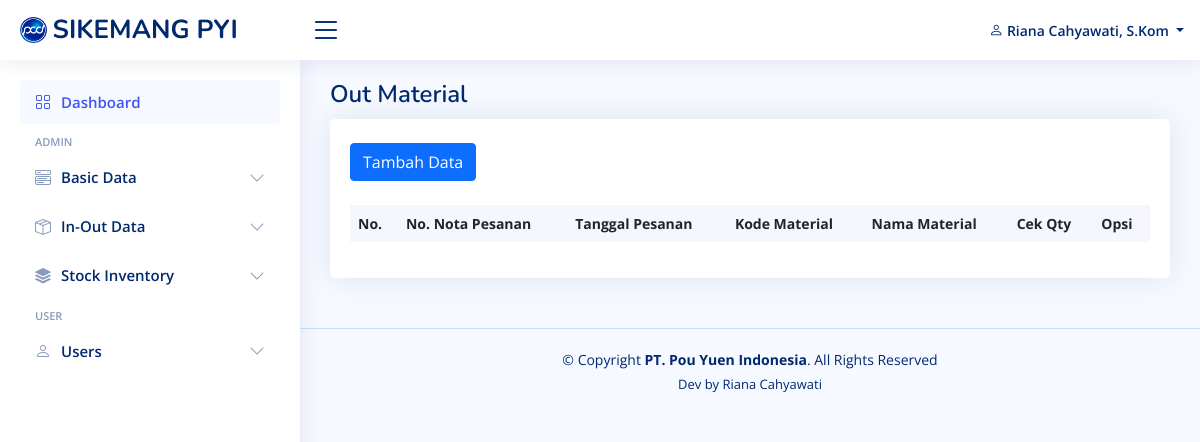
The page /view_in_out_data/out_material.php (signed in) on the database as committed earlier.
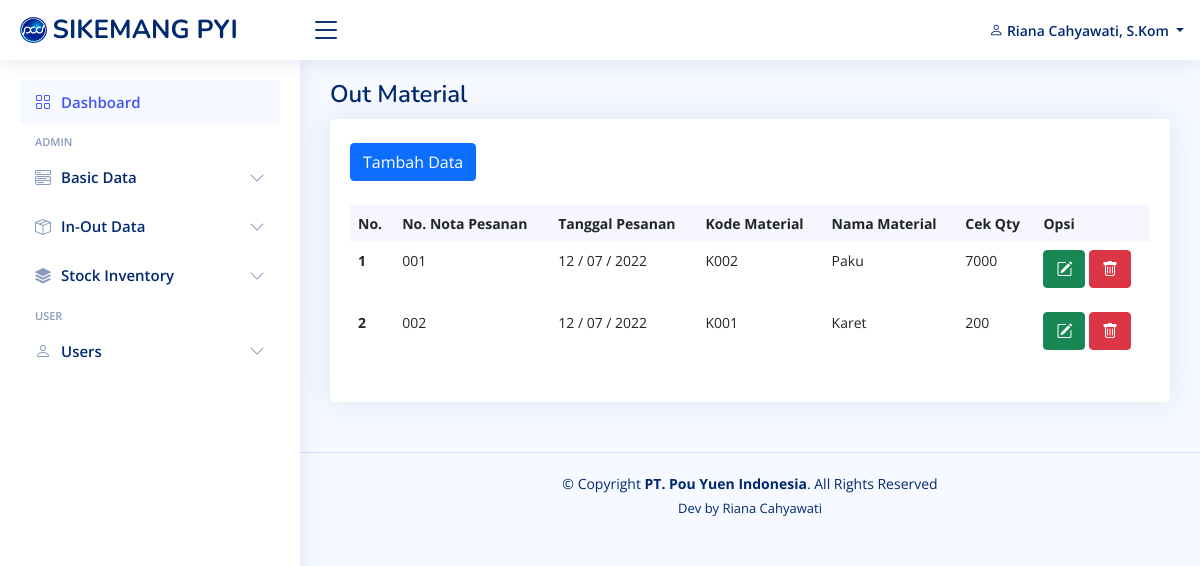
The same page on the database as committed later.
### tables this page shows
CREATE TABLE `users` (
  `id` int(11) NOT NULL,
  `nama` varchar(255) NOT NULL,
  `username` varchar(255) NOT NULL,
  `password` varchar(255) NOT NULL,
  `email` varchar(100) NOT NULL,
  `phone` varchar(100) NOT NULL,
  `alamat` varchar(255) NOT NULL,
  `role_id` int(11) NOT NULL
);

CREATE TABLE `out_material` (
  `id_out_material` int(11) NOT NULL,
  `id_ami` int(11) NOT NULL,
  `no_nota_order` varchar(200) NOT NULL,
  `date_order` date NOT NULL,
  `check_quantity_out` int(11) NOT NULL
);

CREATE TABLE `accepts_material_in` (
  `id_accept_material` int(11) NOT NULL,
  `no_nota` int(11) NOT NULL,
  `date_delivery` date NOT NULL,
  `accept_date` date NOT NULL,
  `no_delivery` int(11) NOT NULL,
  `bc_date` date NOT NULL,
  `no_item` varchar(200) NOT NULL,
  `no_po` varchar(200) NOT NULL,
  `po_quantity` varchar(255) NOT NULL,
  `material_code` varchar(200) NOT NULL,
  `material_name` varchar(255) NOT NULL,
  `supplier_code` varchar(200) NOT NULL,
  `supplier_name` varchar(255) NOT NULL,
  `check_quantity_in` int(11) NOT NULL,
  `no_bc` int(11) NOT NULL,
  `no_container` int(11) NOT NULL
);

### functions.php (called while the page is built, shortened)
<?php
$conn = mysqli_connect("localhost", "root", "", "db_pouyuen");
function query($query)
{
    global $conn;
    $result = mysqli_query($conn, $query);
    $rows = [];
    while ($row = mysqli_fetch_assoc($result)) {
        $rows[] = $row;
    }
    return $rows;
}

### view_in_out_data/out_material.php (the view)
<?php
include "../view_template/header.php";
include "../view_template/topbar.php";
include "../view_template/sidebar.php";
$out_material = query("SELECT * FROM out_material
                INNER JOIN accepts_material_in ON out_material.id_ami = accepts_material_in.id_accept_material
                ");
?>
<main id="main" class="main">
  <div class="pagetitle">
    <h1>Out Material</h1>
  </div>
  <section class="section dashboard">
    <div class="row">
      <div class="col">
        <div class="row">
          <div class="col-12">
            <div class="card recent-sales overflow-auto">
              <div class="card-body">
                <a href="out_material_add.php" class="btn btn-primary my-4">Tambah Data</a>
                <table class="table table-borderless datatable">
                  <thead>
                    <tr>
                      <th scope="col">No. </th>
                      <th scope="col">No. Nota Pesanan</th>
                      <th scope="col">Tanggal Pesanan</th>
                      <th scope="col">Kode Material</th>
                      <th scope="col">Nama Material</th>
                      <th scope="col">Cek Qty</th>
                      <th scope="col">Opsi</th>
                    </tr>
                  </thead>
                  <tbody>
                    <?php $i = 1; ?>
                    <?php foreach ($out_material as $om) : ?>
                      <tr>
                        <th scope="row"><?= $i; ?></a></th>
                        <td><?= $om["no_nota_order"]; ?></td>
                        <td><?= date('d / m / Y', strtotime($om["date_order"])); ?></td>
                        <td><?= $om["material_code"]; ?></td>
                        <td><?= $om["material_name"]; ?></td>
                        <td><?= $om["check_quantity_out"]; ?></td>
                        <td>
                          <a href="out_material_edit.php?id_out_material=<?= $om["id_out_material"] ?>" class="btn btn-success mb-2"><i class="bi bi-pencil-square"></i></a>
                          <a href="out_material_delete.php?id_out_material=<?= $om["id_out_material"] ?>" class="btn btn-danger mb-2"><i class="bi bi-trash" onclick="return confirm('Yakin akan menghapus data No. Nota : <?= $om['no_nota_order']; ?> ?');"></i></a>
                        </td>
                      </tr>
                      <?php $i++; ?>
                    <?php endforeach; ?>
                  </tbody>
                </table>
              </div>
            </div>
          </div>
        </div>
      </div>
    </div>
  </section>
</main>
<?php include "../view_template/footer.php"; ?>

### view_template/header.php (shortened to what this page needs)
<?php
require "../functions.php";
?>
<!DOCTYPE html>
<html lang="en">
<head>
  <link href="../assets/vendor/bootstrap/css/bootstrap.min.css" rel="stylesheet">
  <link href="../assets/vendor/bootstrap-icons/bootstrap-icons.css" rel="stylesheet">
  <link href="../assets/vendor/boxicons/css/boxicons.min.css" rel="stylesheet">
  <link href="../assets/vendor/quill/quill.snow.css" rel="stylesheet">
  <link href="../assets/vendor/quill/quill.bubble.css" rel="stylesheet">
  <link href="../assets/vendor/remixicon/remixicon.css" rel="stylesheet">
  <link href="../assets/vendor/simple-datatables/style.css" rel="stylesheet">
  <link href="../assets/css/style.css" rel="stylesheet">
</head>
<body>

### view_template/topbar.php (shortened to what this page needs)
<?php
$id = $_SESSION['id'];
$users = query("SELECT * FROM users INNER JOIN users_role ON users.role_id = users_role.id_role WHERE id = $id")[0];
?>
<header id="header" class="header fixed-top d-flex align-items-center">
  <div class="d-flex align-items-center justify-content-between">
    <a href="index.html" class="logo d-flex align-items-center">
      <img src="../assets/img/logopouyuen.png">
      <span class="d-none d-lg-block">SIKEMANG PYI</span>
    </a>
    <i class="bi bi-list toggle-sidebar-btn"></i>
  </div>
  <nav class="header-nav ms-auto">
    <ul class="d-flex align-items-center">
      <li class="nav-item dropdown pe-3">
        <a class="nav-link nav-profile d-flex align-items-center pe-0" href="#" data-bs-toggle="dropdown">
          <span class="d-none d-md-block dropdown-toggle ps-2"><i class="bi bi-person"></i> <?= $users['nama']; ?> </span>
        </a>
      </li>
    </ul>
  </nav>
</header>

### view_template/sidebar.php (shortened to what this page needs)
<aside id="sidebar" class="sidebar">
  <ul class="sidebar-nav" id="sidebar-nav">
    <li class="nav-item">
      <a class="nav-link " href="../view_admin/index.php">
        <i class="bi bi-grid"></i>
        <span>Dashboard</span>
      </a>
    </li>
    <li class="nav-heading">Admin</li>
    <li class="nav-item">
      <a class="nav-link collapsed" data-bs-target="#basic-data" data-bs-toggle="collapse" href="#">
        <i class="bi bi-menu-button-wide"></i><span>Basic Data</span><i class="bi bi-chevron-down ms-auto"></i>
      </a>
    </li>
    <li class="nav-item">
      <a class="nav-link collapsed" data-bs-target="#in-out-data" data-bs-toggle="collapse" href="#">
        <i class="bi bi-box-seam"></i><span>In-Out Data</span><i class="bi bi-chevron-down ms-auto"></i>
      </a>
    </li>
    <li class="nav-item">
      <a class="nav-link collapsed" data-bs-target="#stock-inventory" data-bs-toggle="collapse" href="#">
        <i class="bi bi-stack"></i><span>Stock Inventory</span><i class="bi bi-chevron-down ms-auto"></i>
      </a>
    </li>
    <li class="nav-heading">User</li>
    <li class="nav-item">
      <a class="nav-link collapsed" data-bs-target="#users" data-bs-toggle="collapse" href="#">
        <i class="bi bi-person"></i><span>Users</span><i class="bi bi-chevron-down ms-auto"></i>
      </a>
    </li>
  </ul>
</aside>

### view_template/footer.php (shortened to what this page needs)
<footer id="footer" class="footer">
  <div class="copyright">
    &copy; Copyright <strong><span>PT. Pou Yuen Indonesia</span></strong>. All Rights Reserved
  </div>
  <div class="credits">
    Dev by Riana Cahyawati</a>
  </div>
</footer>
</body>
</html>

### assets/css/style.css (style rules this page uses)
:root { scroll-behavior: smooth; }
body { font-family: "Open Sans", sans-serif; background: #f6f9ff; color: #444444; }
a { color: #4154f1; text-decoration: none; }
h1, h2, h3, h4, h5, h6 { font-family: "Nunito", sans-serif; }
#main { margin-top: 60px; padding: 20px 30px; transition: all 0.3s; }
.pagetitle { margin-bottom: 10px; }
.pagetitle h1 { font-size: 24px; margin-bottom: 0; font-weight: 600; color: #012970; }
.card { margin-bottom: 30px; border: none; border-radius: 5px; box-shadow: 0px 0 30px rgba(1, 41, 112, 0.1); }
.card-body { padding: 0 20px 20px 20px; }
.logo { line-height: 1; }
@media (min-width: 1200px) { .logo { width: 280px; } }
.logo img { max-height: 26px; margin-right: 6px; }
.logo span { font-size: 26px; font-weight: 700; color: #012970; font-family: "Nunito", sans-serif; }
.header { transition: all 0.5s; z-index: 997; height: 60px; box-shadow: 0px 2px 20px rgba(1, 41, 112, 0.1); background-color: #fff; padding-left: 20px; }
.header .toggle-sidebar-btn { font-size: 32px; padding-left: 10px; cursor: pointer; color: #012970; }
.header-nav ul { list-style: none; }
.header-nav > ul { margin: 0; padding: 0; }
.header-nav .nav-profile { color: #012970; }
.header-nav .nav-profile span { font-size: 14px; font-weight: 600; }
.sidebar { position: fixed; top: 60px; left: 0; bottom: 0; width: 300px; z-index: 996; transition: all 0.3s; padding: 20px; overflow-y: auto; scrollbar-width: thin; scrollbar-color: #aab7cf transparent; box-shadow: 0px 0px 20px rgba(1, 41, 112, 0.1); background-color: #fff; }
@media (min-width: 1200px) { #main, #footer { margin-left: 300px; } }
.sidebar-nav { padding: 0; margin: 0; list-style: none; }
.sidebar-nav li { padding: 0; margin: 0; list-style: none; }
.sidebar-nav .nav-item { margin-bottom: 5px; }
.sidebar-nav .nav-heading { font-size: 11px; text-transform: uppercase; color: #899bbd; font-weight: 600; margin: 10px 0 5px 15px; }
.sidebar-nav .nav-link { display: flex; align-items: center; font-size: 15px; font-weight: 600; color: #4154f1; transition: 0.3; background: #f6f9ff; padding: 10px 15px; border-radius: 4px; }
.sidebar-nav .nav-link i { font-size: 16px; margin-right: 10px; color: #4154f1; }
.sidebar-nav .nav-link.collapsed { color: #012970; background: #fff; }
.sidebar-nav .nav-link.collapsed i { color: #899bbd; }
.sidebar-nav .nav-link .bi-chevron-down { margin-right: 0; transition: transform 0.2s ease-in-out; }
.dashboard .recent-sales { font-size: 14px; }
.dashboard .recent-sales .table thead { background: #f6f6fe; }
.dashboard .recent-sales .table thead th { border: 0; }
.footer { padding: 20px 0; font-size: 14px; transition: all 0.3s; border-top: 1px solid #cddfff; }
.footer .copyright { text-align: center; color: #012970; }
.footer .credits { padding-top: 5px; text-align: center; font-size: 13px; color: #012970; }

Rows that differ between the two databases and show on the page:
added out_material: no_nota_order "001", date_order "12 / 07 / 2022", accepts_material_in.material_code "K002", accepts_material_in.material_name "Paku", check_quantity_out "7000"
added out_material: no_nota_order "002", date_order "12 / 07 / 2022", accepts_material_in.material_code "K001", accepts_material_in.material_name "Karet", check_quantity_out "200"
